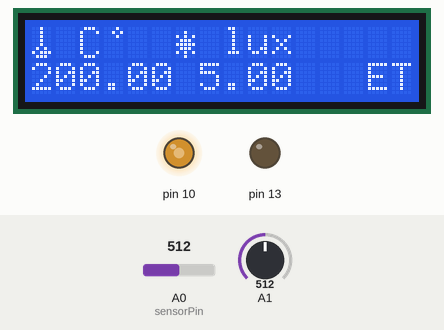
Recording of a sketch running on a simulated Arduino Uno, built with avr-gcc and run on an emulated ATmega328P. Parts: 16×2 character LCD, output pins drawn as LEDs (lit = HIGH). Inputs (shaded band) come from the test bench; at power-on: A0 (sensorPin) = 512, A1 = 512. What the sketch prints to the serial monitor is not drawn.

Above: at 8.2 s.
8.3 s: A0 (sensorPin) set to 318
At 10.2 s:
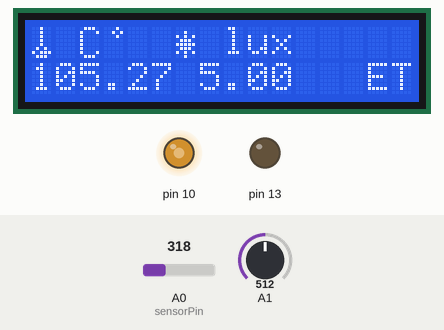
10.5 s: A0 (sensorPin) set to 296
At 11.8 s:
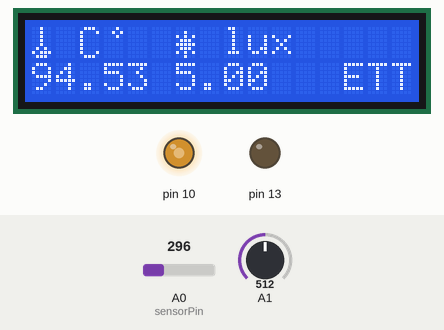
12.5 s: A0 (sensorPin) set to 133
At 13.5 s:
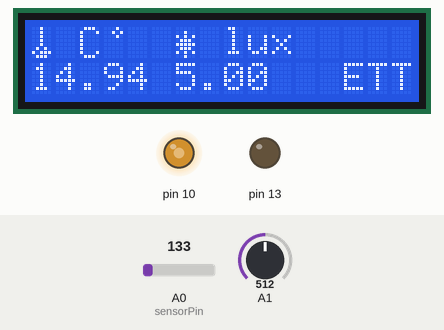
14.6 s: A0 (sensorPin) set to 113
At 16.3 s:
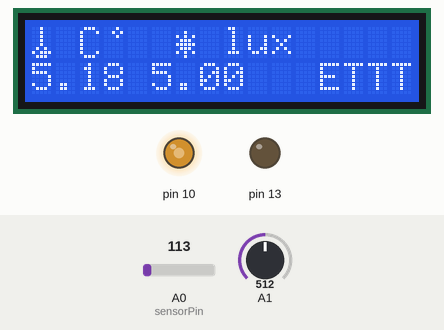
16.6 s: A1 set to 306
At 18.0 s:
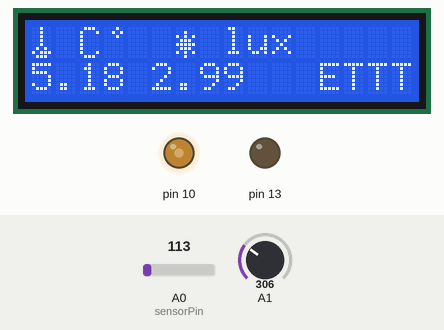
18.6 s: A1 set to 900
At 19.6 s:
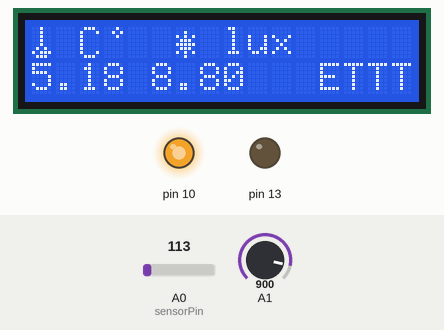
Timing chart, 0 to 21.6 s (numbered marks = the images above; inputs shaded):
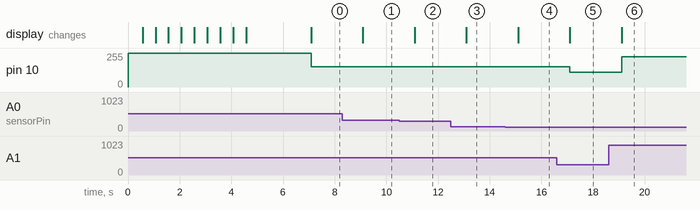

The sketch:

serialTermoLight.ino
```cpp
//FORK di Termolight(23/02/14)
//Rev 21/02/14, by Eugenio Tampieri. Corretto un  bug nella conversiuone in lux
//                                   Corretto un bug che affliggeva la luminosità dell'LCD
//Rev 20/02/14, By Eugenio Tampieri. Nella funzione avvioclassico è stato inserito un ciclo for.
//                                   Convertita la luminosità in lux
//Rev 19/02/14 Aggiunta regoplazione luminosità con LDR
//Rev 15/02/14, By Eugenio Tampieri - Corretto bug lcd.clear()
//Rev 30/12/13, By Eugenio Tampieri
const int sensorPin = A0;
float SensorValue;
float luminosita;
float lux;
float temp;
// include the library code:
#include <LiquidCrystal.h>
// initialize the library with the numbers of the interface pins
LiquidCrystal lcd(12, 11, 5, 4, 3, 2);
byte chars[16][16]={
  {
    B00100, B00100, B00100, B00100, B00100, B01010, B10111, B01110  }
  ,
  {
    B00000, B00000, B00000, B00000, B00000, B00000, B00000, B00000  }
  ,
  {
    B01110, B10001, B10000, B10000, B10000, B10000, B10001, B01110  }
  ,
  {
    B00010, B00101, B00010, B00000, B00000, B00000, B00000, B00000  }
  ,
  {
    B00000, B00000, B00000, B00000, B00000, B00000, B00000, B00000  }
  ,
  {
    B00000, B00000, B00000, B00000, B00000, B00000, B00000, B00000  }
  ,
  {
    B00000, B00100, B10101, B01110, B11111, B01110, B10101, B00100  }
};
void setup(){
  Serial.begin(9600);
  pinMode(10,OUTPUT);
  pinMode(13,OUTPUT);
  digitalWrite(10,HIGH);
  lcd.begin(16, 2);
  //  Serial.begin(9600);
  lcd.print("serialTermoLight");
  //modificare il valore della funzione "avvioclassico" per ottimizzare il tempo di startup.
  //commentarla per escludere lo startup
  avvioclassico(500);
  //se si è commentata la linea precedente, decommentare qualla successiva
  //delay(500*8);
  lcd.setCursor(0,0);
  //  Serial.println("Rev 21/02/14, By Eugenio Tampieri");
  //  Serial.println("Predisposto solo all'utilizzo con LCD o con sketch Procesisng");
  lcd.print("Rev 23/02/14, By");
  lcd.setCursor(0,2);
  lcd.print("Eugenio Tampieri");
  lcd.setCursor(0,1);
  delay(2500);
  lcd.clear();
  for(int i=0; i <7; i++)
    lcd.createChar(i,chars[i]);
  lcd.clear();
  for (byte i=0; i<7; i++)
    lcd.write(i);
  digitalWrite(10,LOW);
  lcd.setCursor(7,0);
  lcd.print(" lux");
}
void loop(){
  temp=Serial.read();
  digitalWrite(13,LOW);
  int sensorVal=analogRead(sensorPin);
  float voltage=(sensorVal/1024.0)*5.0;
  float temperature=(voltage-.5)*100;
  lcd.setCursor(0, 1);
  SensorValue = analogRead(A1);
  luminosita=SensorValue/10.23;
  lux=(luminosita+0.0)/10.0;
  lcd.print(temperature);
  Serial.println(temperature);
  lcd.print(" ");
  lcd.print(lux);
  lcd.print("   ET");
  int lcdlum=map(luminosita,0,100,50,255);
  if(lcdlum<1){
    lcdlum=1;
  }
  analogWrite(10,lcdlum);
  delay(2000);
}
void avvioclassico(int rit){
  lcd.setCursor(0,1);
  lcd.print("Starting ");
  delay(rit);
  lcd.setCursor(8,1);
  lcd.print(".");
  delay(rit);
  for(int i=9;i<=15;i++){
    lcd.setCursor(i,1);
    lcd.print(".");
    delay(rit);
  }
}
```

Measured:
- the behaviour switches between 308 and 307 on A0 (sensorPin) (found by bisection; images 1 and 2)
- the behaviour switches between 123 and 122 on A0 (sensorPin) (found by bisection; images 3 and 4)
- after the input at 8.3 s, the display: changes after 0.79 s (image 1)
- after the input at 10.5 s, the display: changes after 0.60 s (image 2)
- after the input at 12.5 s, the display: changes after 0.60 s (image 3)
- after the input at 14.6 s, the display: changes after 0.50 s (image 4)
- after the input at 16.6 s, pin 10: 152/255 → 109/255 after 0.51 s; the display: changes after 0.51 s (image 5)
- after the input at 18.6 s, pin 10: 109/255 → 228/255 after 0.51 s; the display: changes after 0.51 s (image 6)
